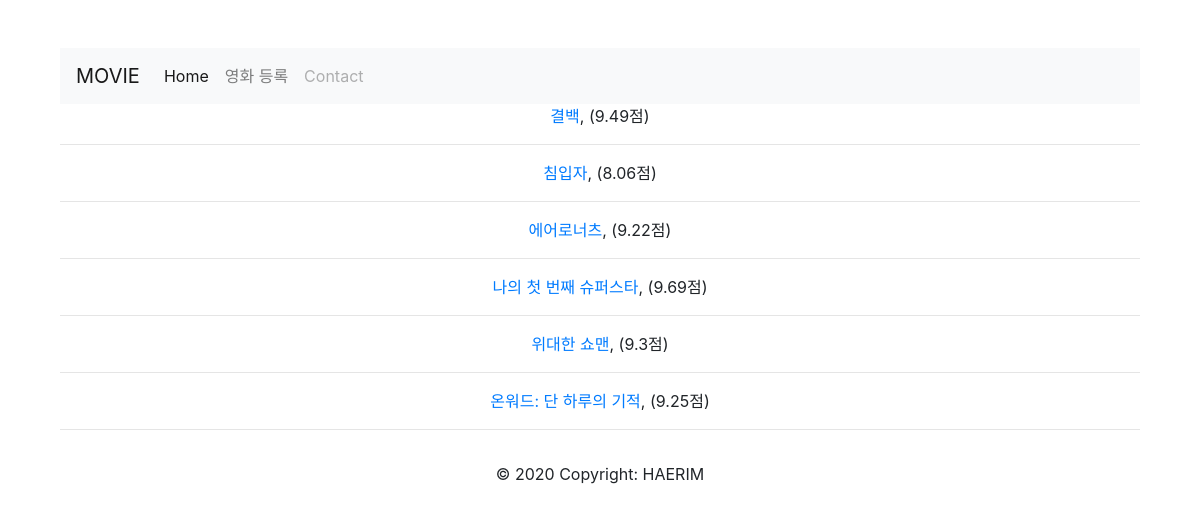
Page /movies/ on the committed database.
### movies/models.py (models this page shows)
class Movie(models.Model):
    title = models.CharField(max_length=20)
    title_en = models.CharField(max_length=50)
    audience = models.IntegerField()
    open_date = models.DateField()
    genre = models.CharField(max_length=50)
    watch_grade = models.CharField(max_length=50)
    score = models.FloatField()
    poster_url = models.CharField(max_length=200)
    description = models.TextField()

### movies/views.py (the view)
# urls.py: path('', views.index, name='index'),
def index(request):
    movies = Movie.objects.all()
    context = {
        'movies': movies,
    }
    return render(request, 'movies/index.html', context)

### movies/templates/movies/index.html (shortened to what this page needs)
{% extends 'base.html' %}
{% block content %}
<div class="container mt-5">
    <nav class="navbar navbar-expand-lg navbar-light bg-light">
    <a class="navbar-brand" href="#">MOVIE</a>
    <div class="collapse navbar-collapse" id="navbarNavAltMarkup">
        <div class="navbar-nav">
        <a class="nav-item nav-link active" href="">Home <span class="sr-only">(current)</span></a>
        <a class="nav-item nav-link" href="{% url 'movies:create' %}">영화 등록</a>
        <a class="nav-item nav-link disabled" href="#" tabindex="-1" aria-disabled="true">Contact</a>
        </div>
    </div>
    </nav>
        <div class="text-center">
        {% for movie in movies %}
            <p><a href="{% url 'movies:detail' movie.pk %}">{{ movie.title }}</a>,
                ({{ movie.score }}점)</p>
            <hr>
        {% endfor %}
        </div>
    <footer class="page-footer font-small blue">
        <div class="footer-copyright text-center py-3">© 2020 Copyright: HAERIM</div>
    </footer>
    </div>
{% endblock %}

### rows in the picture
Movie: title "결백", score "9.49"
Movie: title "침입자", score "8.06"
Movie: title "에어로너츠", score "9.22"
Movie: title "나의 첫 번째 슈퍼스타", score "9.69"
Movie: title "위대한 쇼맨", score "9.3"
Movie: title "온워드: 단 하루의 기적", score "9.25"
